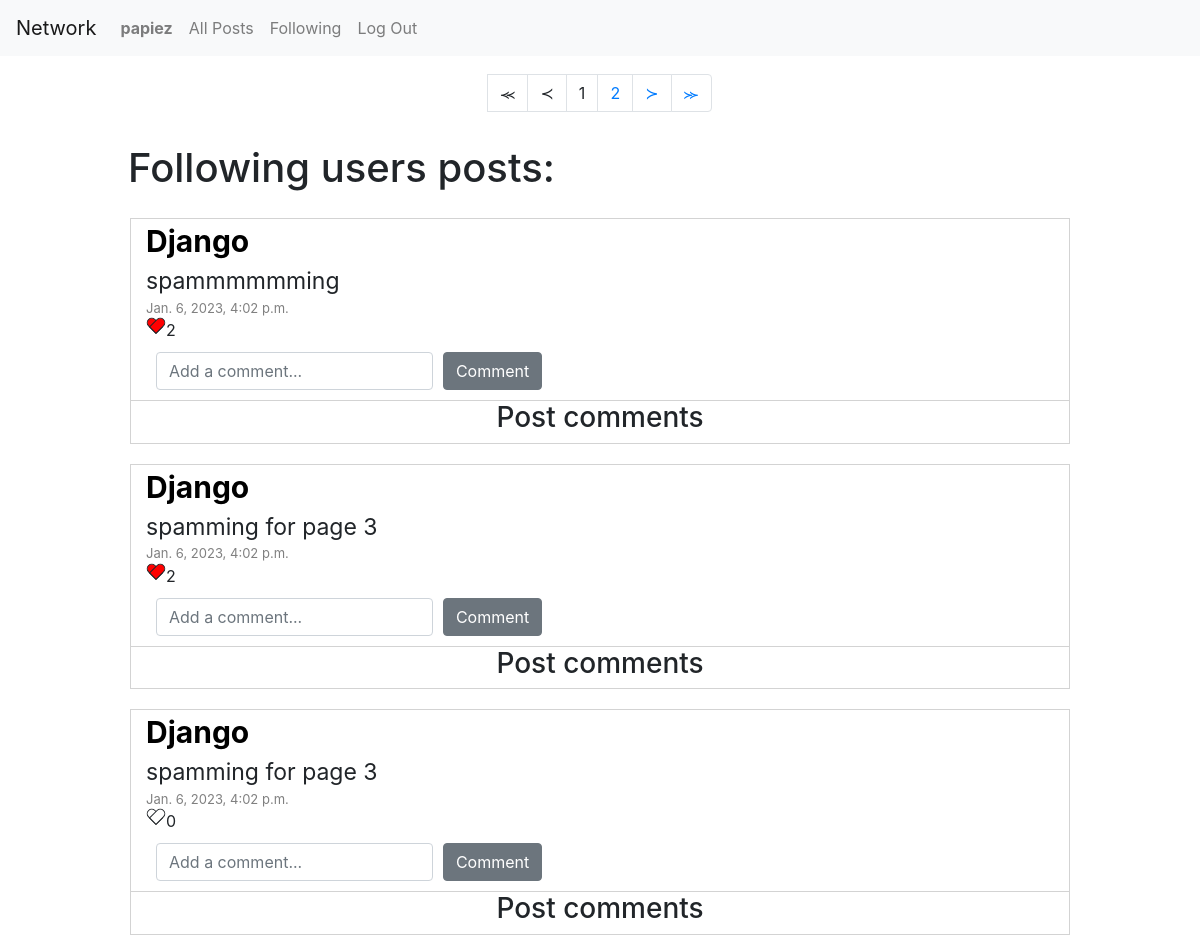
Page /following (signed in, upper part) on the earlier database version.
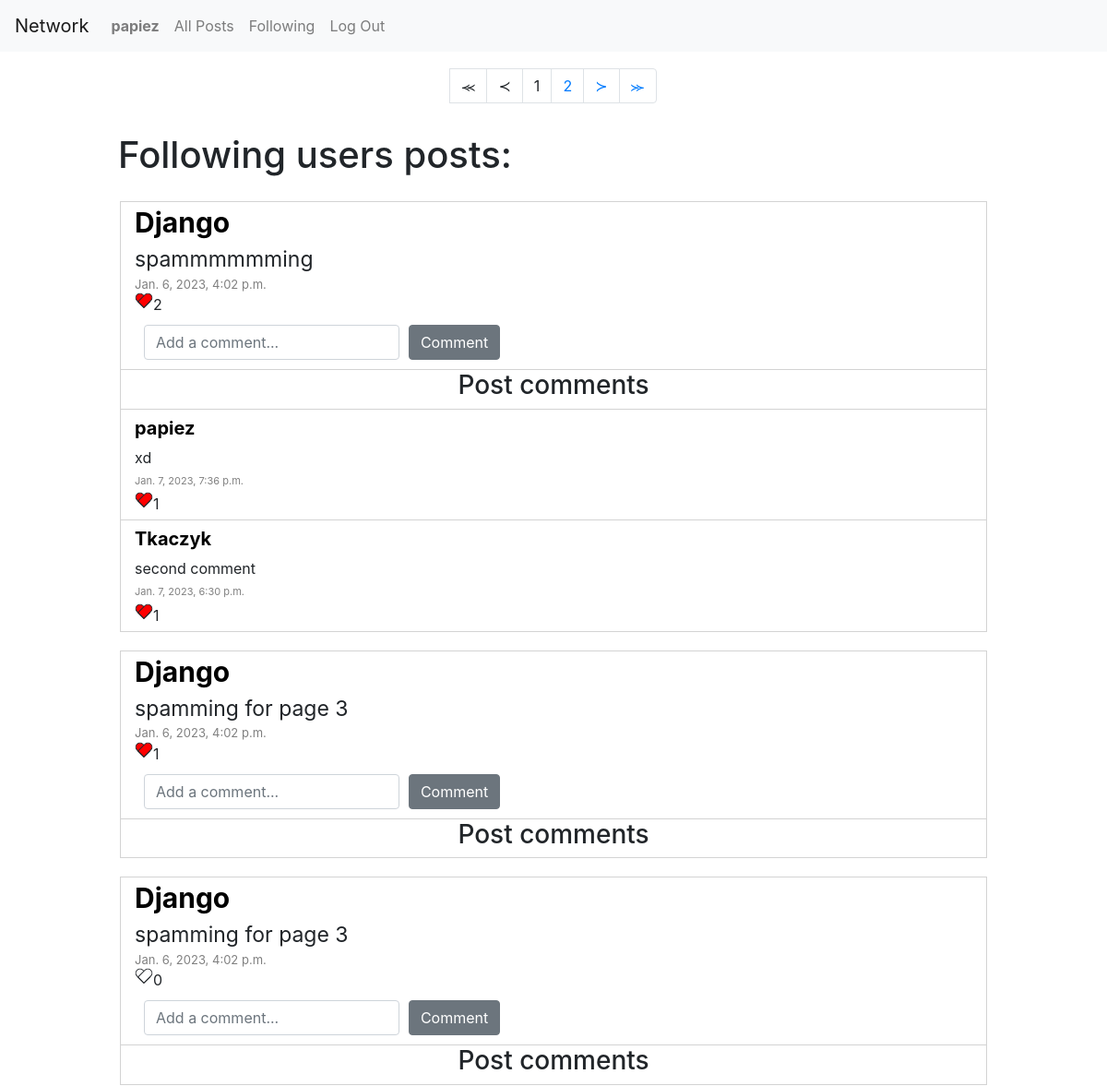
Same page on the later database version.
### network/models.py (models this page shows)
class Post(models.Model):
    owner = models.ForeignKey(User, on_delete=models.CASCADE, related_name="post_owner", default=None)
    timestamp = models.DateTimeField(default=None)
    content = models.CharField(max_length=2500, default=None)
    likes = models.ManyToManyField(User, blank=True, related_name="likers")

class User(AbstractUser):
    followers = models.ManyToManyField("self", blank=True, related_name="followers")
    following = models.ManyToManyField("self", blank=True, related_name="following")

class Comments(models.Model):
    post_id = models.ForeignKey(Post, on_delete=models.CASCADE, related_name="post_id", default=None)
    owner = models.ForeignKey(User, on_delete=models.CASCADE, related_name="comment_owner", default=None)
    timestamp = models.DateTimeField(default=None)
    likes = models.ManyToManyField(User, blank=True, related_name="comment_likers")
    content = models.CharField(max_length=1000, default=None, null=True)

### network/views.py (the view)
# urls.py: path("following", views.following, name="following"),
def following(request):
    try:
        followers = User.objects.get(username=request.user)
        posts = Post.objects.filter(owner__in=followers.followers.all()).order_by('-timestamp')
        paginator = Paginator(posts, 10)
        comments = Comments.objects.all().order_by('-timestamp')
        page_number = request.GET.get('page')
        page_obj = paginator.get_page(page_number)
        return render(request, "network/index.html", {
            "posts": page_obj,
            "number": paginator.num_pages,
            "site": "following",
            "comments": comments
        })
    except ObjectDoesNotExist:
        return HttpResponseRedirect(reverse('login'))

### network/templates/network/index.html (shortened to what the changed rows need)
{% extends "network/layout.html" %}
{% block body %}
    <div class="d-flex align-items-center flex-column">
        <div class="d-flex flex-column" id="posts_container">
            <div class="p-2">
                <h1>All posts:</h1>
            </div>
            {% if posts %}
                {% for post in posts %}
                    <div class="post">
                        <div id="post_author">
                            <a href="{% url 'profil' username=post.owner %}" style="color: black;"><strong>{{ post.owner }}</strong></a>
                        </div>
                        <div id="post_content">
                            <div class="post_content_view" id="post_content_view_post{{ post.id }}">
                                {{ post.content }}
                            </div>
                        </div>
                        <div id="post_timestamp">
                            {{ post.timestamp }}
                        </div>
                        {% if user.is_authenticated %}
                            <div class="d-flex" id="post{{ post.id }}_likes">
                                {% if user in post.likes.all %}
                                    <div class="liked" id="{{ post.id }}"></div>
                                {% else %}
                                    <div class="not_liked" id="{{ post.id }}"></div>
                                {% endif %}
                                {{ post.likes.count }}
                            </div>
                            <form method="POST" class="form-inline" action="{% url 'comment' post_id=post.id%}">
                                <input required type="text" class="form-control" name="comment_content" placeholder="Add a comment..." style="width: 30%; margin: 10px;">
                                <button type="submit" class="btn btn-secondary">Comment</button>
                            </form>
                        {% endif %}
                        <div class="comments" style="margin: 0;">
                            <span style="text-align: center;">
                               <h3>Post comments</h3>
                            </span>
                            {% for comment in comments %}
                                {% if comment.post_id == post %}
                                    <div class="comment">
                                        <div id="comment_owner" style="font-size: 20px;">
                                            <a href="{% url 'profil' username=comment.owner %}" style="color: black;"><strong>{{ comment.owner }}</strong></a>
                                        </div>
                                        <div id="comment_content">
                                            {{ comment.content }}
                                        </div>
                                        <div id="comment_timestamp">
                                            {{ comment.timestamp }}
                                        </div>
                                        {% if user.is_authenticated %}
                                            <div class="d-flex" id="comment{{ comment.pk }}_likes">
                                                {% if user in comment.likes.all %}
                                                    <div class="comment_liked" id="{{ comment.pk }}"></div>
                                                {% else %}
                                                    <div class="comment_not_liked" id="{{ comment.pk }}"></div>
                                                {% endif %}
                                                {{ comment.likes.count }}
                                            </div>
                                        {% else %}
                                            <div class="d-flex" id="post{{ post.id }}_likes">
                                                    ♥ {{ comment.likes.count }}
                                            </div>
                                            <a href="{% url 'login' %}">Log in</a> to react.
                                        {% endif %}
                                    </div>
                                {% endif %}
                            {% endfor %}
                        </div>
                    </div>
                {% endfor %}
            {% endif %}
        </div>
    </div>
{% endblock %}

Differences in the rows shown:
added Comments: owner "papiez", content "xd", timestamp "Jan. 7, 2023, 7:36 p.m.", likes.count "1", shown under Post "spammmmmming"
added Comments: owner "Tkaczyk", content "second comment", timestamp "Jan. 7, 2023, 6:30 p.m.", likes.count "1", shown under Post "spammmmmming"
computed for Post (number 2 of 3 on the later page): likes.count "2" → "1"
